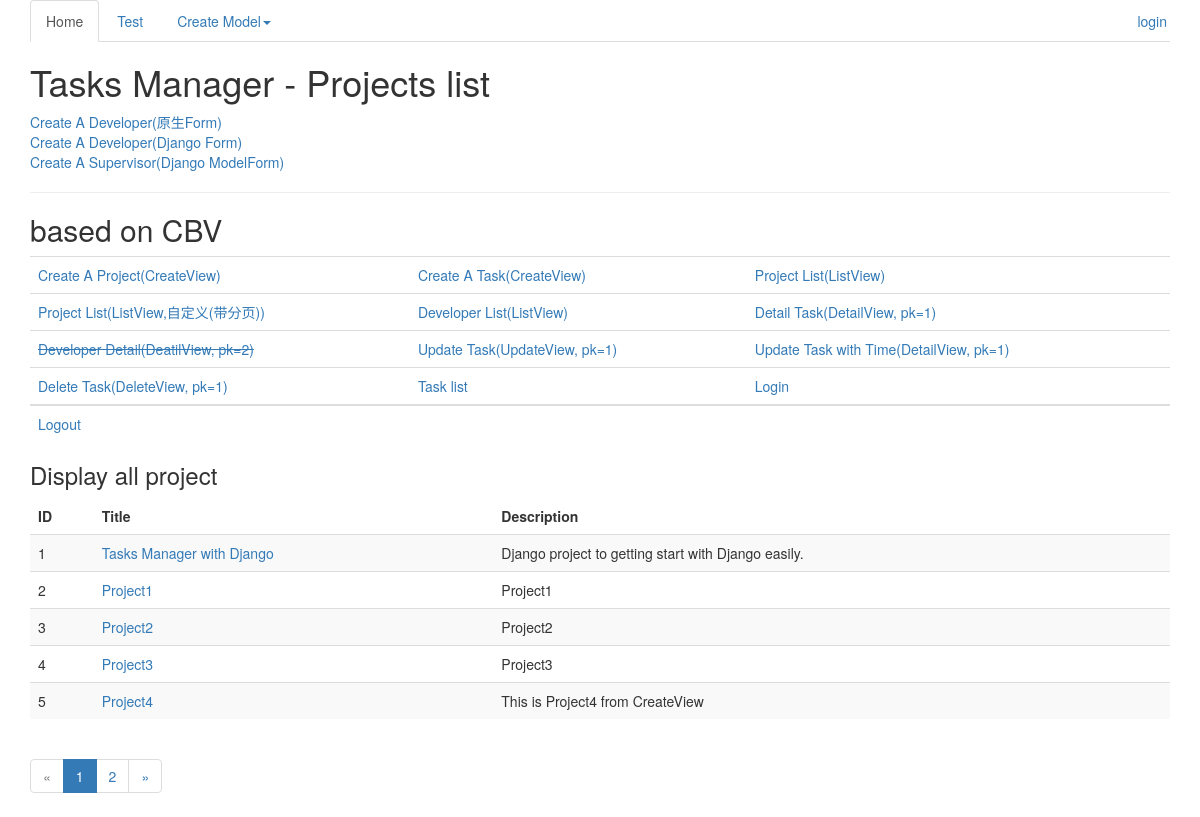
The app's page /, older data.
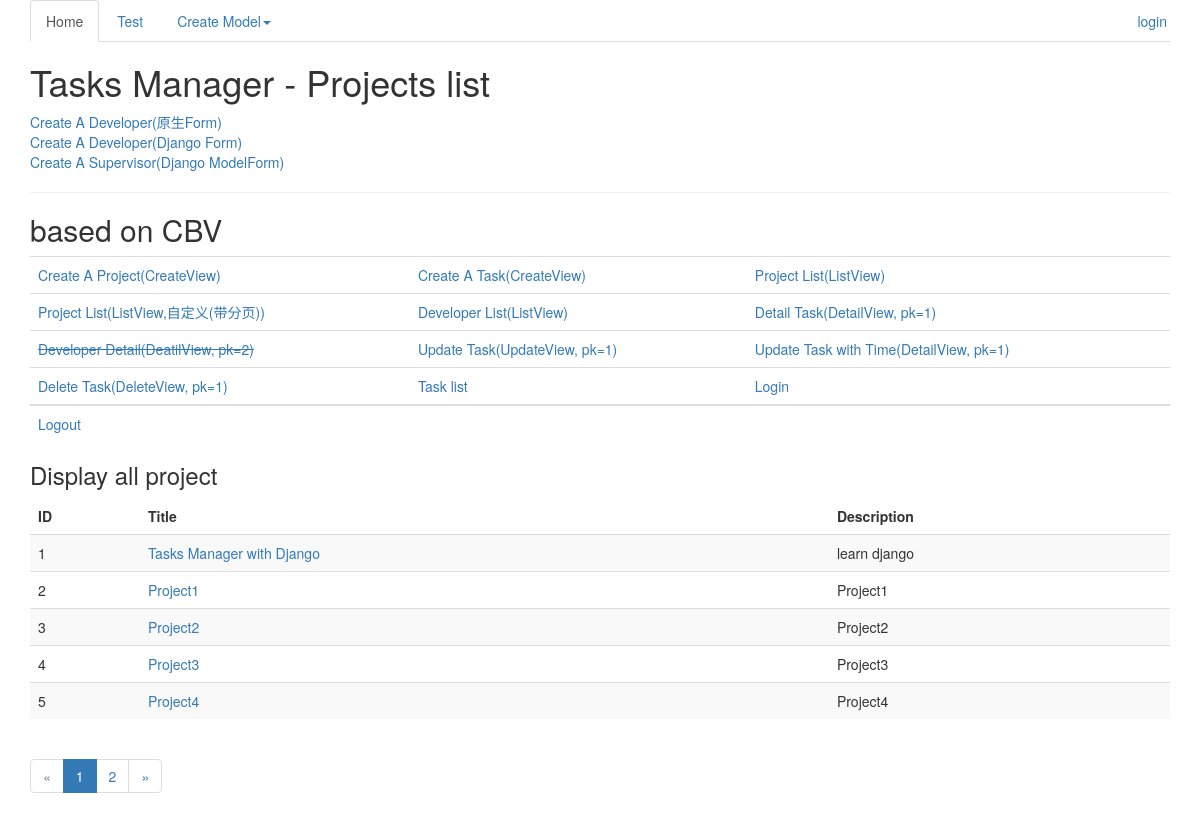
The same page, newer data.
### TasksManager/models.py (models this page shows, shortened)
class Project(models.Model):
    title = models.CharField(max_length=50, verbose_name="Title")
    description = models.CharField(max_length=1000, verbose_name="Description")
    client_name = models.CharField(max_length=1000, verbose_name="Client name")

### TasksManager/views.py (the view)
# urls.py: url(r'^$', 'TasksManager.views.page', name="public_index"),
def page(request):
    projects_list = Project.objects.all()
    page = request.GET.get('page', 1)
    paginator = Paginator(projects_list, 5)
    try:
        all_projects = paginator.page(page)
    except EmptyPage:
        all_projects = paginator.page(paginator.num_pages)
    except PageNotAnInteger:
        all_projects = paginator.page(1)
    return render(request, 'index.html', {'action': "Display all project", 'all_projects': all_projects})

### templates/index.html (shortened to what this page needs)
{% extends "base.html" %}
{% block h1 %}
    Projects list
{% endblock %}
{% block article_content %}
    <a href="{% url 'create_developer' %}">Create A Developer(原生Form)</a><br>
    <a href="{% url 'add_developer' %}">Create A Developer(Django Form)</a><br>
    <a href="{% url 'create_supervisor' %}">Create A Supervisor(Django ModelForm)</a><br>
    <hr>
    <h2>based on CBV</h2>
    <table class="table">
    <tbody>
        <tr><td><a href="{% url 'create_project' %}">Create A Project(CreateView)</a></td>
        <td><a href="{% url 'create_task' %}">Create A Task(CreateView)</a></td>
        <td><a href="{% url 'project_list' %}">Project List(ListView)</a></td>
    </tr>
        <td>
            <a href="{% url 'project_list2' %}">Project List(ListView,自定义(带分页))</a></td>
        <td>
            <a href="{% url 'developer_list' %}">Developer List(ListView)</a></td>
        <td>
            <a href="{% url 'task_detail' '1' %}">Detail Task(DetailView, pk=1)</a>
        </td>
        <td>
            <a href="{% url 'developer_detail' 2 %}"><s>Developer Detail(DeatilView, pk=2)</s></a></td>
        <td>
            <a href="{% url 'update_task' 1 %}">Update Task(UpdateView, pk=1)</a></td>
        <td>
            <a href="{% url 'update_task_time' '1' %}">Update Task with Time(DetailView, pk=1)</a>
        </td>
        <td>
        <a href="{% url 'task_delete' 1 %}">Delete Task(DeleteView, pk=1)</a></td>
        <td>
            <a href="{% url 'task_list'%}">Task list</a></td>
        <td>
            <a href="{% url 'connection' %}">Login</a>
        </td>
    </tbody>
        <td>
        <a href="{% url 'disconnect'%}">Logout</a></td>
    </table>
    <h3>{{ action }}</h3>
    {% if all_projects|length > 0 %}
        <table class="table table-striped">
            <thead>
                <tr>
                    <td><strong>ID</strong></td>
                    <td><strong>Title</strong></td>
                    <td><strong>Description</strong></td>
                </tr>
            </thead>
            <tbody>
            {% for project in all_projects %}
                <tr>
                    <td>{{ project.id }}</td>
                    <td><a href="{% url 'project_detail' project.id %}">{{ project.title }}</a></td>
                    <td>{{ project.description }}</td>
                </tr>
            {% endfor %}
            </tbody>
        </table>
    {% else %}
        <span>No project.</span>
    {% endif %}
    {% if all_projects.has_other_pages %}
        <ul class="pagination">
            {% if all_projects.has_previous %}
                <li><a href="?page={{ all_projects.previous_page_number }}">&laquo;</a> </li>
            {% else %}
                <li class="disabled"><span>&laquo;</span></li>
            {% endif %}
            {% for i in all_projects.paginator.page_range %}
                {% if all_projects.number == i %}
                    <li class="active"><span>{{ i }}<span class="sr-only">(current)</span></span></li>
                {% else %}
                    <li><a href="?page={{ i }}">{{ i }}</a> </li>
                {% endif %}
            {% endfor %}
            {% if all_projects.has_next %}
                <li><a href="?page={{ all_projects.next_page_number }}">&raquo;</a> </li>
            {% else %}
                <li class="disabled"><span>&raquo;</span></li>
            {% endif %}
        </ul>
    {% endif %}
{% endblock %}

Row changes from the older to the newer data that the page shows:
changed Project "Tasks Manager with Django": description "Django project to getting start with Django easily." → "learn django"
changed Project "Project4": description "This is Project4 from CreateView" → "Project4"
